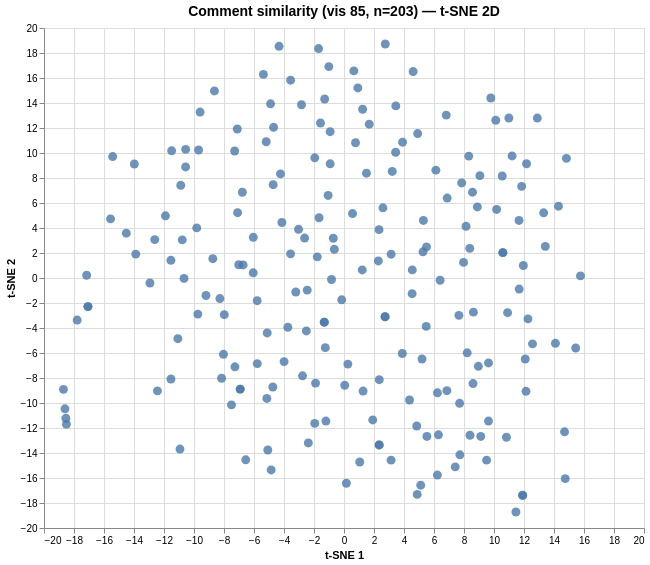

This figure's Vega-Lite source:
### Vega specification from a JSON file in a GitHub repository (floating-point values rounded to 4 significant figures; data arrays with more than 128 entries replaced by an {"elided": "..."} marker saying what was removed)
{"$schema": "https://vega.github.io/schema/vega/v6.json", "data": [{"name": "param_1e9efca18e7a2868_store"}, {"name": "source_0", "values": {"elided": "203 records"}}, {"name": "source_0_x_domain_dim_1", "values": [{"min": -18.7, "max": 15.76}]}, {"name": "source_0_y_domain_dim_2", "values": [{"min": -18.72, "max": 18.72}]}], "signals": [{"name": "unit", "value": {}, "on": [{"events": "pointermove", "update": "isTuple(group()) ? group() : unit"}]}, {"name": "param_1e9efca18e7a2868", "update": "vlSelectionResolve(\"param_1e9efca18e7a2868_store\", \"union\")"}, {"name": "param_1e9efca18e7a2868_dim_1", "on": [{"events": [{"source": "view", "type": "dblclick"}], "update": "null"}, {"events": {"signal": "param_1e9efca18e7a2868_translate_delta"}, "update": "panLinear(param_1e9efca18e7a2868_translate_anchor.extent_x, -param_1e9efca18e7a2868_translate_delta.x / width)"}, {"events": {"signal": "param_1e9efca18e7a2868_zoom_delta"}, "update": "zoomLinear(domain(\"x\"), param_1e9efca18e7a2868_zoom_anchor.x, param_1e9efca18e7a2868_zoom_delta)"}]}, {"name": "param_1e9efca18e7a2868_dim_2", "on": [{"events": [{"source": "view", "type": "dblclick"}], "update": "null"}, {"events": {"signal": "param_1e9efca18e7a2868_translate_delta"}, "update": "panLinear(param_1e9efca18e7a2868_translate_anchor.extent_y, param_1e9efca18e7a2868_translate_delta.y / height)"}, {"events": {"signal": "param_1e9efca18e7a2868_zoom_delta"}, "update": "zoomLinear(domain(\"y\"), param_1e9efca18e7a2868_zoom_anchor.y, param_1e9efca18e7a2868_zoom_delta)"}]}, {"name": "param_1e9efca18e7a2868_tuple", "on": [{"events": [{"signal": "param_1e9efca18e7a2868_dim_1 || param_1e9efca18e7a2868_dim_2"}], "update": "param_1e9efca18e7a2868_dim_1 && param_1e9efca18e7a2868_dim_2 ? {unit: \"\", fields: param_1e9efca18e7a2868_tuple_fields, values: [param_1e9efca18e7a2868_dim_1,param_1e9efca18e7a2868_dim_2]} : null"}]}, {"name": "param_1e9efca18e7a2868_tuple_fields", "value": [{"field": "dim_1", "channel": "x", "type": "R"}, {"field": "dim_2", "channel": "y", "type": "R"}]}, {"name": "param_1e9efca18e7a2868_translate_anchor", "value": {}, "on": [{"events": [{"source": "scope", "type": "pointerdown"}], "update": "{x: x(unit), y: y(unit), extent_x: domain(\"x\"), extent_y: domain(\"y\")}"}]}, {"name": "param_1e9efca18e7a2868_translate_delta", "value": {}, "on": [{"events": [{"source": "window", "between": [{"source": "scope", "type": "pointerdown"}, {"source": "window", "type": "pointerup"}], "consume": true, "type": "pointermove"}], "update": "{x: param_1e9efca18e7a2868_translate_anchor.x - x(unit), y: param_1e9efca18e7a2868_translate_anchor.y - y(unit)}"}]}, {"name": "param_1e9efca18e7a2868_zoom_anchor", "on": [{"events": [{"source": "scope", "type": "wheel", "consume": true}], "update": "{x: invert(\"x\", x(unit)), y: invert(\"y\", y(unit))}"}]}, {"name": "param_1e9efca18e7a2868_zoom_delta", "on": [{"events": [{"source": "scope", "type": "wheel", "consume": true}], "update": "pow(1.001, event.deltaY * pow(16, event.deltaMode))", "force": true}]}, {"name": "param_1e9efca18e7a2868_modify", "on": [{"events": {"signal": "param_1e9efca18e7a2868_tuple"}, "update": "modify(\"param_1e9efca18e7a2868_store\", param_1e9efca18e7a2868_tuple, true)"}]}], "marks": [{"type": "symbol", "name": "marks", "from": {"data": "source_0"}, "encode": {"update": {"shape": {"value": "circle"}, "opacity": {"value": 0.8}, "tooltip": {"signal": "{\"Comment #\": format(datum[\"index\"], \"\"), \"Comment\": isValid(datum[\"comment\"]) ? datum[\"comment\"] : \"\"+datum[\"comment\"]}"}, "size": {"value": 80}, "fill": {"value": "#4c78a8"}, "x": {"field": "dim_1", "scale": "x"}, "y": {"field": "dim_2", "scale": "y"}}}, "clip": true, "style": ["circle"], "interactive": true}], "scales": [{"name": "x", "type": "linear", "domain": [{"signal": "(data(\"source_0_x_domain_dim_1\")[0] || {}).min"}, {"signal": "(data(\"source_0_x_domain_dim_1\")[0] || {}).max"}], "range": [0, {"signal": "width"}], "domainRaw": {"signal": "param_1e9efca18e7a2868[\"dim_1\"]"}, "nice": true, "zero": true}, {"name": "y", "type": "linear", "domain": [{"signal": "(data(\"source_0_y_domain_dim_2\")[0] || {}).min"}, {"signal": "(data(\"source_0_y_domain_dim_2\")[0] || {}).max"}], "range": [{"signal": "height"}, 0], "nice": true, "domainRaw": {"signal": "param_1e9efca18e7a2868[\"dim_2\"]"}, "zero": true}], "axes": [{"scale": "x", "ticks": false, "minExtent": 0, "zindex": 0, "grid": true, "orient": "bottom", "labels": false, "maxExtent": 0, "gridScale": "y", "aria": false, "tickCount": {"signal": "ceil(width/40)"}, "domain": false}, {"scale": "y", "minExtent": 0, "ticks": false, "tickCount": {"signal": "ceil(height/40)"}, "labels": false, "zindex": 0, "maxExtent": 0, "aria": false, "domain": false, "orient": "left", "gridScale": "x", "grid": true}, {"scale": "x", "labelFlush": true, "zindex": 0, "title": "t-SNE 1", "orient": "bottom", "grid": false, "tickCount": {"signal": "ceil(width/40)"}, "labelOverlap": true}, {"scale": "y", "grid": false, "labelOverlap": true, "tickCount": {"signal": "ceil(height/40)"}, "title": "t-SNE 2", "orient": "left", "zindex": 0}], "title": {"text": "Comment similarity (vis 85, n=203) — t-SNE 2D", "fontSize": 14, "frame": "group"}, "padding": 5, "background": "white", "height": 500, "style": "cell", "width": 600}
